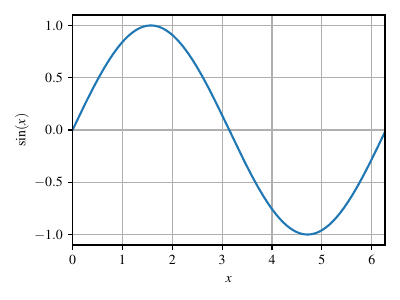

This figure's Python source:
import os
import csv

from matplotlib import rc
from matplotlib import pyplot as plt

# use `usetex=True` to render math symbols with LaTeX
rc('text', usetex=True)
rc('font', **{'family': 'serif', 'serif': ['Times']})


root = os.path.dirname(__file__)


with open(os.path.join(root, '..', 'data', 'example.csv'), 'r') as f:
    reader = csv.reader(f)
    data = list(reader)
    # remove header
    data = data[1:]


x, y = [float(row[0]) for row in data], [float(row[1]) for row in data]
fig = plt.figure(figsize=(4, 3))
ax = fig.add_subplot(111)
ax.plot(x, y, '-', label='data')
ax.set_xlim(min(x), max(x))
ax.grid(True)
ax.set_xlabel(r'\( x \)')
ax.set_ylabel(r'\( \sin(x) \)')
fig.tight_layout()
fig.savefig(os.path.join(root, 'plot_example.pdf'))
